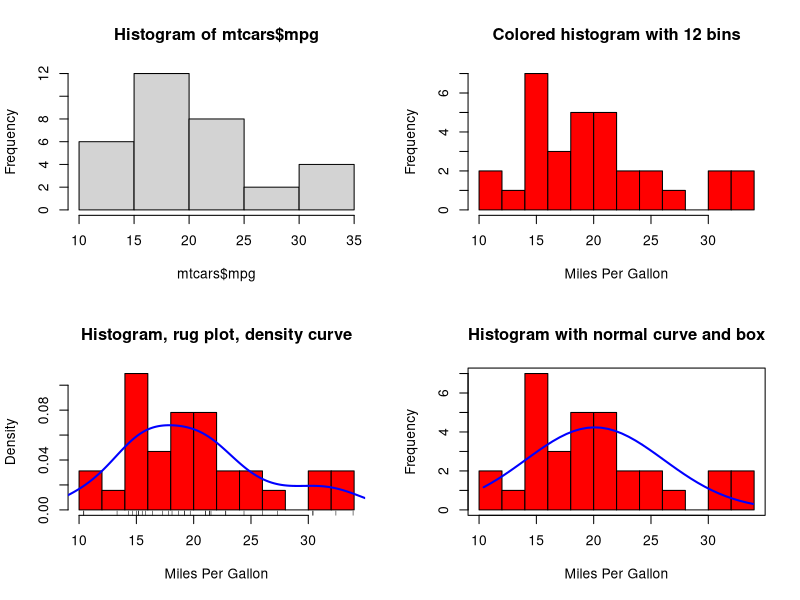

The R source for this figure:
## ---- chunk 1
par(mfrow=c(2,2))
attach(mtcars)
mtcars
hist(mtcars$mpg) 
hist(mtcars$mpg,
breaks=12, 
col="red",
xlab="Miles Per Gallon",
main="Colored histogram with 12 bins")
hist(mtcars$mpg,
freq=FALSE, 
breaks=12,
col="red",
xlab="Miles Per Gallon",
main="Histogram, rug plot, density curve")
rug(jitter(mtcars$mpg))
lines(density(mtcars$mpg), col="blue", lwd=2)
x <- mtcars$mpg 
h<-hist(x,
breaks=12,
col="red",
xlab="Miles Per Gallon",
main="Histogram with normal curve and box")
xfit<-seq(min(x), max(x), length=40)
yfit<-dnorm(xfit, mean=mean(x), sd=sd(x))
yfit <- yfit*diff(h$mids[1:2])*length(x)
lines(xfit, yfit, col="blue", lwd=2)
box()

